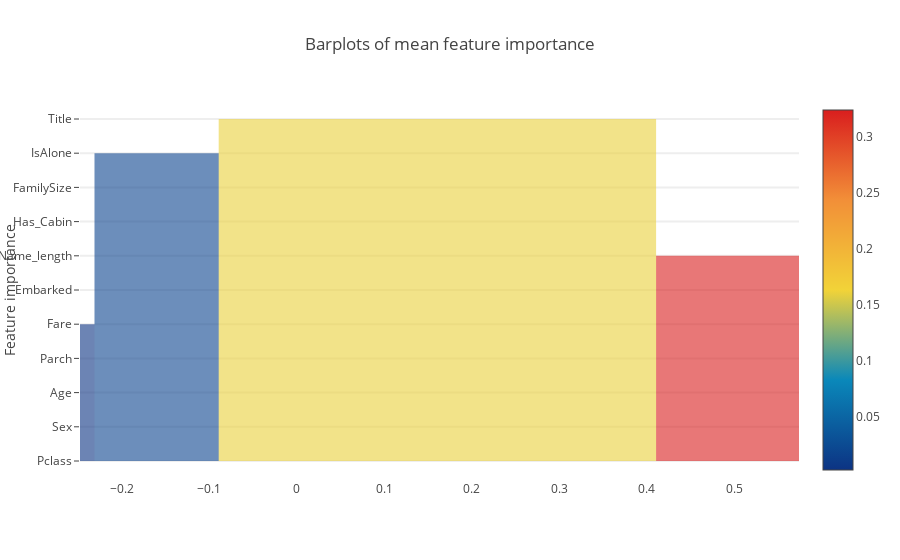

Notebook code cell kept with this figure:
### Code cell
x = feature_dataframe['mean'].values
y = feature_dataframe['features'].values

data = [go.Bar(x = x, y = y, width = 0.5, marker=dict(color=feature_dataframe['mean'].values,
                                                      colorscale='Portland',
                                                      showscale=True,
                                                      reversescale=False
),opacity=0.6
)]

layout = go.Layout(autosize=True,
                   title='Barplots of mean feature importance',
                   hovermode='closest',
                   yaxis=dict(title='Feature importance',
                             ticklen=5,
                             gridwidth=2),showlegend=False
)

fig = go.Figure(data=data, layout = layout)
py.iplot(fig, filename='bar-direct-labels')

### Figure 1 — Plotly figure (JSON) as saved in the notebook; plotly's stock layout.template omitted (floating-point values rounded to 4 significant figures)
{"data": [{"marker": {"color": [0.1081, 0.1727, 0.004666, 0.03537, 0.002316, 0.04937, 0.3242, 0.05646, 0.06705, 0.01888, 0.1609], "colorscale": "Portland", "reversescale": false, "showscale": true}, "opacity": 0.6, "type": "bar", "uid": "20208112-a1dc-11e8-82f2-34363bce09e6", "width": 0.5, "x": [0.1081, 0.1727, 0.004666, 0.03537, 0.002316, 0.04937, 0.3242, 0.05646, 0.06705, 0.01888, 0.1609], "y": ["Pclass", "Sex", "Age", "Parch", "Fare", "Embarked", "Name_length", "Has_Cabin", "FamilySize", "IsAlone", "Title"]}], "layout": {"autosize": true, "hovermode": "closest", "showlegend": false, "title": "Barplots of mean feature importance", "yaxis": {"gridwidth": 2, "ticklen": 5, "title": "Feature importance"}}}
